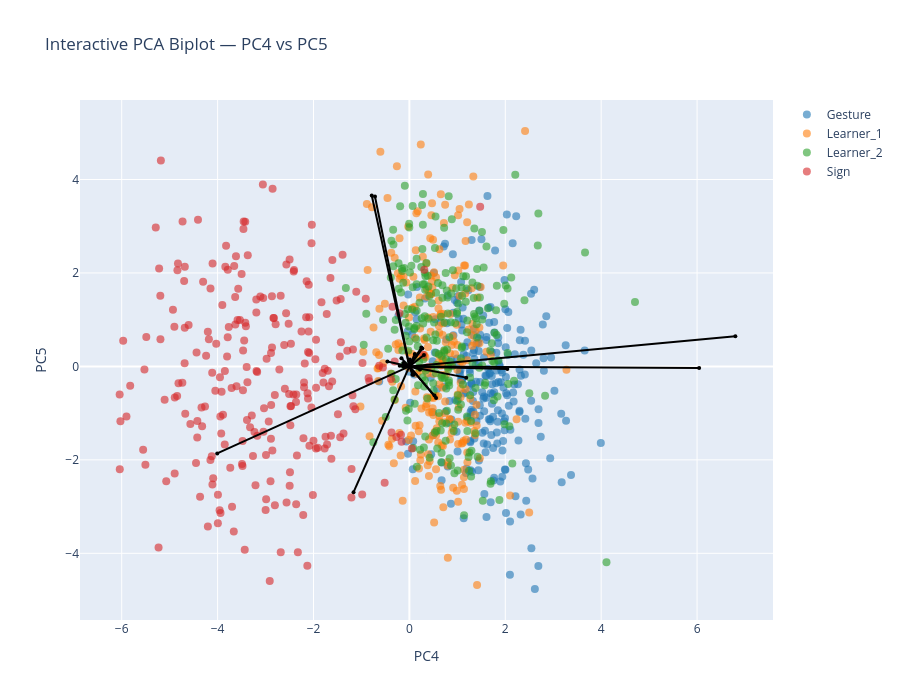

The code cell stored with this chart in its notebook:
### Markdown cell above
#### Biplot PC4-PC5

### Code cell
#| code-fold: true
#| code-summary: Code to prepare plot

pcs_to_plot = [4, 5]  # PC1–PC2

sig_features_GS = (
    df_sig_vars_GS[
        (df_sig_vars_GS["sig_loading"]) &
        (df_sig_vars_GS["PC"].isin(pcs_to_plot))
    ]["feature"]
    .unique()
)

feature_names = df_clean.columns[:-1]
selected_vars = [feature_names.get_loc(f) for f in sig_features_GS if f in feature_names]

arrow_strength = (
    df_sig_vars_GS[df_sig_vars_GS["PC"].isin(pcs_to_plot)]
    .groupby("feature")["index_loading"]
    .mean()
    .to_dict()
)

interactive_PCA_biplot(
    score=x_new_GS, 
    coeff=loadings_GS, 
    labels=feature_names, 
    y=y, 
    selected_vars=selected_vars, 
    pc_x=pcs_to_plot[0], pc_y=pcs_to_plot[1],
    show_labels=False,
    le=le,
    arrow_strength=arrow_strength
)

# static plot
static_PCA_biplot(
    score=x_new_GS, 
    coeff=loadings_GS, 
    labels=feature_names, 
    y=y, 
    selected_vars=selected_vars, 
    pc_x=pcs_to_plot[0], pc_y=pcs_to_plot[1],
    show_labels=False,
    arrow_strength=arrow_strength,
    le=le,
    save_path=os.path.join(curfolder, "plots", "PCA_GS_all_PC4_5_biplot.png")
)

### Figure 1 — Plotly figure (JSON) as saved in the notebook; plotly's stock layout.template omitted (floating-point values rounded to 4 significant figures; data arrays with more than 128 entries replaced by an {"elided": "..."} marker saying what was removed)
{"data": [{"hoverinfo": "text", "marker": {"color": "#1f77b4", "opacity": 0.6, "size": 8}, "mode": "markers", "name": "Gesture", "showlegend": true, "text": {"elided": "250 str values"}, "type": "scatter", "x": {"elided": "250 float values"}, "y": {"elided": "250 float values"}}, {"hoverinfo": "text", "marker": {"color": "#ff7f0e", "opacity": 0.6, "size": 8}, "mode": "markers", "name": "Learner_1", "showlegend": true, "text": {"elided": "249 str values"}, "type": "scatter", "x": {"elided": "249 float values"}, "y": {"elided": "249 float values"}}, {"hoverinfo": "text", "marker": {"color": "#2ca02c", "opacity": 0.6, "size": 8}, "mode": "markers", "name": "Learner_2", "showlegend": true, "text": {"elided": "247 str values"}, "type": "scatter", "x": {"elided": "247 float values"}, "y": {"elided": "247 float values"}}, {"hoverinfo": "text", "marker": {"color": "#d62728", "opacity": 0.6, "size": 8}, "mode": "markers", "name": "Sign", "showlegend": true, "text": {"elided": "243 str values"}, "type": "scatter", "x": {"elided": "243 float values"}, "y": {"elided": "243 float values"}}, {"hoverinfo": "text", "hovertext": "gross__magnitude__arm_speed_Gmean", "line": {"color": "black"}, "marker": {"size": 4}, "mode": "lines+markers", "showlegend": false, "textposition": "top center", "type": "scatter", "x": [0, -0.1656], "y": [0, 0.1725]}, {"hoverinfo": "text", "hovertext": "gross__variability__arm_speed_peak_std", "line": {"color": "black"}, "marker": {"size": 4}, "mode": "lines+markers", "showlegend": false, "textposition": "top center", "type": "scatter", "x": [0, 0.5571], "y": [0, -0.6776]}, {"hoverinfo": "text", "hovertext": "gross__rhythm__arm_speed_peak_n", "line": {"color": "black"}, "marker": {"size": 4}, "mode": "lines+markers", "showlegend": false, "textposition": "top center", "type": "scatter", "x": [0, 1.186], "y": [0, -0.2402]}, {"hoverinfo": "text", "hovertext": "gross__rhythm__arm_speed_mod_depth", "line": {"color": "black"}, "marker": {"size": 4}, "mode": "lines+markers", "showlegend": false, "textposition": "top center", "type": "scatter", "x": [0, -0.2023], "y": [0, 0.01673]}, {"hoverinfo": "text", "hovertext": "gross__magnitude__arm_acc_Gmean", "line": {"color": "black"}, "marker": {"size": 4}, "mode": "lines+markers", "showlegend": false, "textposition": "top center", "type": "scatter", "x": [0, -0.1288], "y": [0, 0.0001867]}, {"hoverinfo": "text", "hovertext": "gross__variability__arm_acc_peak_std", "line": {"color": "black"}, "marker": {"size": 4}, "mode": "lines+markers", "showlegend": false, "textposition": "top center", "type": "scatter", "x": [0, 0.5241], "y": [0, -0.6243]}, {"hoverinfo": "text", "hovertext": "gross__rhythm__arm_acc_peak_n", "line": {"color": "black"}, "marker": {"size": 4}, "mode": "lines+markers", "showlegend": false, "textposition": "top center", "type": "scatter", "x": [0, 2.043], "y": [0, -0.0562]}, {"hoverinfo": "text", "hovertext": "gross__magnitude__arm_speed_integral", "line": {"color": "black"}, "marker": {"size": 4}, "mode": "lines+markers", "showlegend": false, "textposition": "top center", "type": "scatter", "x": [0, 0.3035], "y": [0, 0.245]}, {"hoverinfo": "text", "hovertext": "gross__rhythm__arm_speed_sampen", "line": {"color": "black"}, "marker": {"size": 4}, "mode": "lines+markers", "showlegend": false, "textposition": "top center", "type": "scatter", "x": [0, -0.4583], "y": [0, 0.1059]}, {"hoverinfo": "text", "hovertext": "gross__smoothness__arm_intermittency", "line": {"color": "black"}, "marker": {"size": 4}, "mode": "lines+markers", "showlegend": false, "textposition": "top center", "type": "scatter", "x": [0, 6.042], "y": [0, -0.03267]}, {"hoverinfo": "text", "hovertext": "gross__rhythm__band1_band_power_totalarm", "line": {"color": "black"}, "marker": {"size": 4}, "mode": "lines+markers", "showlegend": false, "textposition": "top center", "type": "scatter", "x": [0, 0.2501], "y": [0, 0.4053]}, {"hoverinfo": "text", "hovertext": "gross__rhythm__band1_centroid_totalarm", "line": {"color": "black"}, "marker": {"size": 4}, "mode": "lines+markers", "showlegend": false, "textposition": "top center", "type": "scatter", "x": [0, -4.008], "y": [0, -1.861]}, {"hoverinfo": "text", "hovertext": "gross__rhythm__band2_band_power_totalarm", "line": {"color": "black"}, "marker": {"size": 4}, "mode": "lines+markers", "showlegend": false, "textposition": "top center", "type": "scatter", "x": [0, -1.165], "y": [0, -2.691]}, {"hoverinfo": "text", "hovertext": "gross__rhythm__band3_centroid_totalarm", "line": {"color": "black"}, "marker": {"size": 4}, "mode": "lines+markers", "showlegend": false, "textposition": "top center", "type": "scatter", "x": [0, -0.7852], "y": [0, 3.658]}, {"hoverinfo": "text", "hovertext": "gross__magnitude__bbmv_arms_total", "line": {"color": "black"}, "marker": {"size": 4}, "mode": "lines+markers", "showlegend": false, "textposition": "top center", "type": "scatter", "x": [0, 0.2695], "y": [0, 0.381]}, {"hoverinfo": "text", "hovertext": "fine__variability__mcp_tip_std", "line": {"color": "black"}, "marker": {"size": 4}, "mode": "lines+markers", "showlegend": false, "textposition": "top center", "type": "scatter", "x": [0, 0.2217], "y": [0, -0.06551]}, {"hoverinfo": "text", "hovertext": "fine__smoothness__flexion_intermittency", "line": {"color": "black"}, "marker": {"size": 4}, "mode": "lines+markers", "showlegend": false, "textposition": "top center", "type": "scatter", "x": [0, 6.798], "y": [0, 0.6444]}, {"hoverinfo": "text", "hovertext": "fine__variability__flexion_entropy", "line": {"color": "black"}, "marker": {"size": 4}, "mode": "lines+markers", "showlegend": false, "textposition": "top center", "type": "scatter", "x": [0, -0.1242], "y": [0, 0.07112]}, {"hoverinfo": "text", "hovertext": "gross__smoothness__arm_sparc", "line": {"color": "black"}, "marker": {"size": 4}, "mode": "lines+markers", "showlegend": false, "textposition": "top center", "type": "scatter", "x": [0, 0.01062], "y": [0, 0.1469]}, {"hoverinfo": "text", "hovertext": "gross__rhythm__band1_entropy_totalarm", "line": {"color": "black"}, "marker": {"size": 4}, "mode": "lines+markers", "showlegend": false, "textposition": "top center", "type": "scatter", "x": [0, 0.06308], "y": [0, -0.179]}, {"hoverinfo": "text", "hovertext": "gross__rhythm__band2_entropy_totalarm", "line": {"color": "black"}, "marker": {"size": 4}, "mode": "lines+markers", "showlegend": false, "textposition": "top center", "type": "scatter", "x": [0, 0.0887], "y": [0, -0.1803]}, {"hoverinfo": "text", "hovertext": "gross__rhythm__band3_entropy_totalarm", "line": {"color": "black"}, "marker": {"size": 4}, "mode": "lines+markers", "showlegend": false, "textposition": "top center", "type": "scatter", "x": [0, -0.7178], "y": [0, 3.637]}, {"hoverinfo": "text", "hovertext": "fine__variability__thumb_opposition_std", "line": {"color": "black"}, "marker": {"size": 4}, "mode": "lines+markers", "showlegend": false, "textposition": "top center", "type": "scatter", "x": [0, 0.1132], "y": [0, 0.2655]}, {"hoverinfo": "text", "hovertext": "fine__magnitude__flexion_speed_mean", "line": {"color": "black"}, "marker": {"size": 4}, "mode": "lines+markers", "showlegend": false, "textposition": "top center", "type": "scatter", "x": [0, -0.004557], "y": [0, 0.131]}], "layout": {"height": 700, "hovermode": "closest", "title": {"text": "Interactive PCA Biplot — PC4 vs PC5"}, "width": 900, "xaxis": {"title": {"text": "PC4"}}, "yaxis": {"title": {"text": "PC5"}}}}
